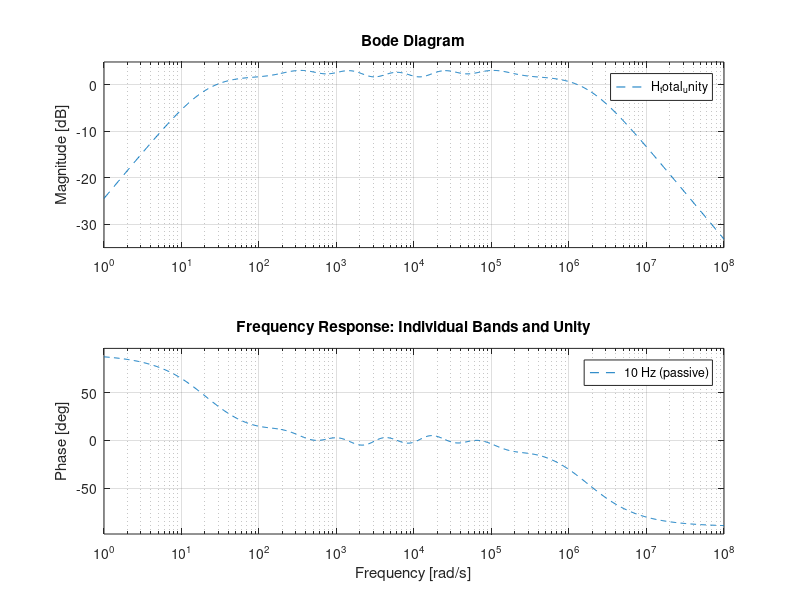
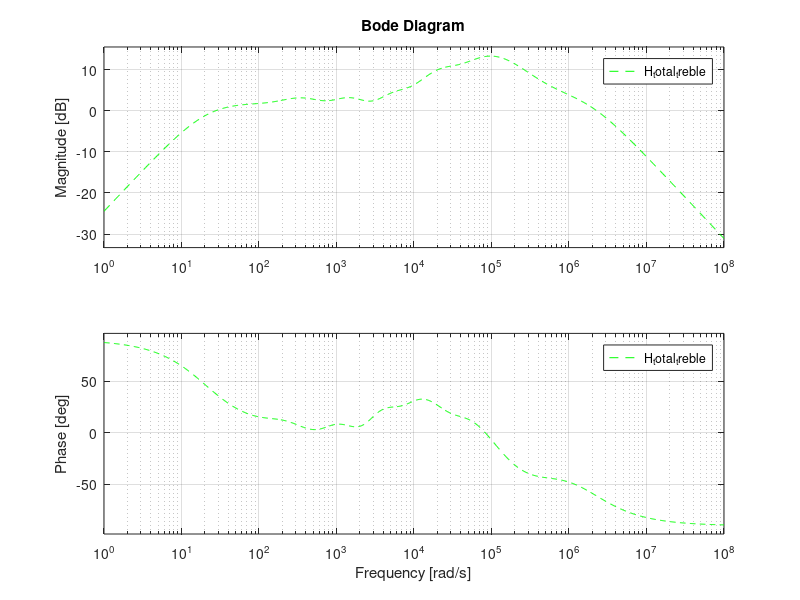

These figures' MATLAB source, in order: (Note: this script raises an error after producing the figures.)
%% ESE 3510 Signals and Systems - Case Study #1
%%
% * Authors: Minh Duc Nguyen, Sonia Palamand 
% * Class: ESE 3510-01
% * Date: Started - 2/20/26 ; Completed - 3/XX/26
% * Contributions from: ______
close all

%% 1: Center frequency and bandwidth for each frequency band

% [Low Guard, Bass, Low-Mid, Mid, High-Mid, Treble, High Guard]
% * added 2 passive "guard bands" at ~10 Hz and ~92 kHz, outside the human auditory 
%   range, to smooth out steep slopes at extreme low/high frequency ranges 
fc = [10, 60, 240, 960, 3840, 15360, 92200];  % Center frequencies in Hz

% Bandwidth specifications using Q factors
Q = [0.3, 0.5, 0.6, 0.6, 0.6, 0.5, 0.3];  % Band-specific Q factors
bw = fc./Q;

% MISC
disp('Frequencies | Bandwidths: ')
for i = 1:length(fc)
    disp([num2str(fc(i)), ' Hz | ', num2str(round(bw(i))), ' Hz'])
end

% Hz to rad/s conversion for CT transfer functions
% --> Creates list of 5 values
w0 = 2 * pi * fc;   % resonant frequency (2pif)
beta = 2 * pi * bw; % bandwidth (R/L in series RLC circuit)

%% 2. Transfer functions for each filter 

% 2nd-order bandpass transfer function: H(s) = (beta * s) / (s^2 + beta * s + w0^2)
filters = cell(1, length(fc));

for i = 1:length(fc)
    num = [beta(i), 0];   %  tf() will see this as Beta(s) + 0
    den = [1, beta(i), w0(i)^2];
    filters{i} = tf(num, den); % builds continuous-time transfer function
end

%% 3. Gain array, Summation for total equilizer

% Note: guard bands are left as entirely passive (gain always 1) 
gains_unity = [1,  1,1,1,1,1,  1]; % flat
gains_bass_boost = [1,  4,2,1,1,1,  1]; % lowest freq bands boosted
gains_treble_boost = [1,  1,1,1,2,4,  1];  % highest freq bands boosted

% "blank" transfer function. 0/1 = 0, but it's formatted as a transfer function object
H_total_unity = tf(0, 1);
H_total_bass = tf(0, 1);
H_total_treble = tf(0, 1);

% applies each gain, aggregates it to total system.
for i = 1:length(fc)
    H_total_unity = H_total_unity + (gains_unity(i) * filters{i});
    H_total_bass = H_total_bass + (gains_bass_boost(i) * filters{i});
    H_total_treble = H_total_treble + (gains_treble_boost(i) * filters{i});
end

allTotal = [H_total_unity, H_total_bass, H_total_treble]; % For analysis
allName = {'Unity', 'Bass', 'Treble'};

%% 4. Plotting frequency responses 

% FIGURE 1: checking the individual bands and total system when gains are flat (all = 1)
figure('Name', 'Individual bands and Unity Equalizer');
hold on;

% Run for each bandpass filter
for i = 1:length(fc)
    bode(filters{i});
end

% total system response with unity gain 
bode(H_total_unity, '--');

title('Frequency Response: Individual Bands and Unity');
legend([num2str(fc(1)), ' Hz (passive)'], [num2str(fc(2)), ' Hz'], [num2str(fc(3)), ' Hz'], ...
       [num2str(fc(4)), ' Hz'], [num2str(fc(5)), ' Hz'], [num2str(fc(6)), ' Hz'], ...
       [num2str(fc(7)), ' Hz (passive)'], 'Total System (Unity)')
hold off;

% FIGURE 2: comparing 3 presets (unity, bass boost, treble boost)

figure('Name','Equalizers Comparison')
hold on;
% SUMMED EQUALIZER 
bode(H_total_unity, 'r');
bode(H_total_bass, 'b--');
bode(H_total_treble, 'g--');

% Extract data points for analysis
for i = 1:3
    H_tot = allTotal(i);
    f = logspace(log10(20), log10(20000), 2000);
    w = 2*pi*f;
    [mag, ~] = bode(H_tot, w);
    magdB = round(20*log10(squeeze(mag)), 2); wdB = round(w/(2*pi), 1);
    % Audible human range: 20 Hz to 20 kHz
    idx = (f >= 20) & (f <= 20000);
    magAudible = magdB(idx);
    fAudible = f(idx);
    % Min
    [magMin, idxMin] = min(magAudible);
    hzMin = fAudible(idxMin);
    % Max
    [magMax, idxMax] = max(magAudible);
    hzMax = fAudible(idxMax);
    % Peak-to-peak
    ptop = peak2peak(magAudible);
    disp([allName{i}, ': Min = ', num2str(magMin, '%.2f'), ...
        ' dB @ ', num2str(hzMin, '%.1f'), ' Hz | ', ...
        'Max = ', num2str(magMax, '%.2f'), ...
        ' dB @ ', num2str(hzMax, '%.1f'), ' Hz | ', ...
        'p-to-p = ', num2str(ptop, '%.2f'), ' dB'])
end

title('Overall Equalizer Settings: Unity, Bass Boost, Treble Boost');
legend('Unity', 'Bass Boost', 'Treble Boost');
hold off;

%% 5. Approximate Impulse Response using lsim
% lsim(b,a,x,t) with x=[1 zeros(1,N)]

fs = 44100;   % audio sampling rate 
t = 0:(1/fs):0.05; % time vector going from 0 to 0.05 seconds
x_imp = [1, zeros(1, length(t)-1)]; % impulse input

figure('Name', 'Impulse Responses of All Bands');

% Go through each filter, simulate the response
for i = 1:length(fc)
    % get numerator and denominator array of filter 
    [num_i, den_i] = tfdata(filters{i}, 'v'); % The 'v' param outputs array instead of cell
    
    % CT LCCDE response
    h_i = lsim(num_i, den_i, x_imp, t);
    
    % Stacked subplot
    subplot(length(fc), 1, i);
    plot(t, h_i);
    title(['Impulse Response of Band ', num2str(i), ' (', num2str(fc(i)), ' Hz)']);
    xlabel('Time (seconds)');
    ylabel('Amplitude');
end


% what's next is to load the audio file 

% like [x, fs] = audioread()
